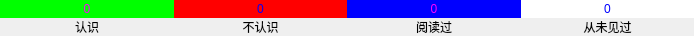
<?xml version="1.0" encoding="UTF-8"?>
<ui version="4.0">
 <class>StaticWidget</class>
 <widget class="QWidget" name="StaticWidget">
  <property name="geometry">
   <rect>
    <x>0</x>
    <y>0</y>
    <width>694</width>
    <height>36</height>
   </rect>
  </property>
  <property name="windowTitle">
   <string>Form</string>
  </property>
  <layout class="QGridLayout" name="gridLayout">
   <property name="leftMargin">
    <number>0</number>
   </property>
   <property name="topMargin">
    <number>0</number>
   </property>
   <property name="rightMargin">
    <number>0</number>
   </property>
   <property name="bottomMargin">
    <number>0</number>
   </property>
   <property name="spacing">
    <number>0</number>
   </property>
   <item row="0" column="1">
    <widget class="QLabel" name="unknown">
     <property name="styleSheet">
      <string notr="true">background-color: rgb(255, 0, 0);
color: rgb(0, 0, 255);</string>
     </property>
     <property name="text">
      <string>0</string>
     </property>
     <property name="alignment">
      <set>Qt::AlignCenter</set>
     </property>
    </widget>
   </item>
   <item row="0" column="2">
    <widget class="QLabel" name="notSigned">
     <property name="styleSheet">
      <string notr="true">background-color: rgb(0, 0, 255);
color: rgb(255, 0, 255);</string>
     </property>
     <property name="text">
      <string>0</string>
     </property>
     <property name="alignment">
      <set>Qt::AlignCenter</set>
     </property>
    </widget>
   </item>
   <item row="0" column="3">
    <widget class="QLabel" name="neverRead">
     <property name="styleSheet">
      <string notr="true">border:solid 1px black;
background-color: rgb(255, 255, 255);
color: rgb(0, 0, 255);</string>
     </property>
     <property name="text">
      <string>0</string>
     </property>
     <property name="alignment">
      <set>Qt::AlignCenter</set>
     </property>
    </widget>
   </item>
   <item row="1" column="0">
    <widget class="QLabel" name="label_5">
     <property name="text">
      <string>认识</string>
     </property>
     <property name="alignment">
      <set>Qt::AlignCenter</set>
     </property>
    </widget>
   </item>
   <item row="1" column="1">
    <widget class="QLabel" name="label_6">
     <property name="text">
      <string>不认识</string>
     </property>
     <property name="alignment">
      <set>Qt::AlignCenter</set>
     </property>
    </widget>
   </item>
   <item row="1" column="2">
    <widget class="QLabel" name="label_7">
     <property name="text">
      <string>阅读过</string>
     </property>
     <property name="alignment">
      <set>Qt::AlignCenter</set>
     </property>
    </widget>
   </item>
   <item row="1" column="3">
    <widget class="QLabel" name="label_8">
     <property name="text">
      <string>从未见过</string>
     </property>
     <property name="alignment">
      <set>Qt::AlignCenter</set>
     </property>
    </widget>
   </item>
   <item row="0" column="0">
    <widget class="QLabel" name="known">
     <property name="styleSheet">
      <string notr="true">background-color: rgb(0, 255, 0);
color: rgb(255, 0, 255);</string>
     </property>
     <property name="text">
      <string>0</string>
     </property>
     <property name="alignment">
      <set>Qt::AlignCenter</set>
     </property>
    </widget>
   </item>
  </layout>
 </widget>
 <resources/>
 <connections/>
</ui>
